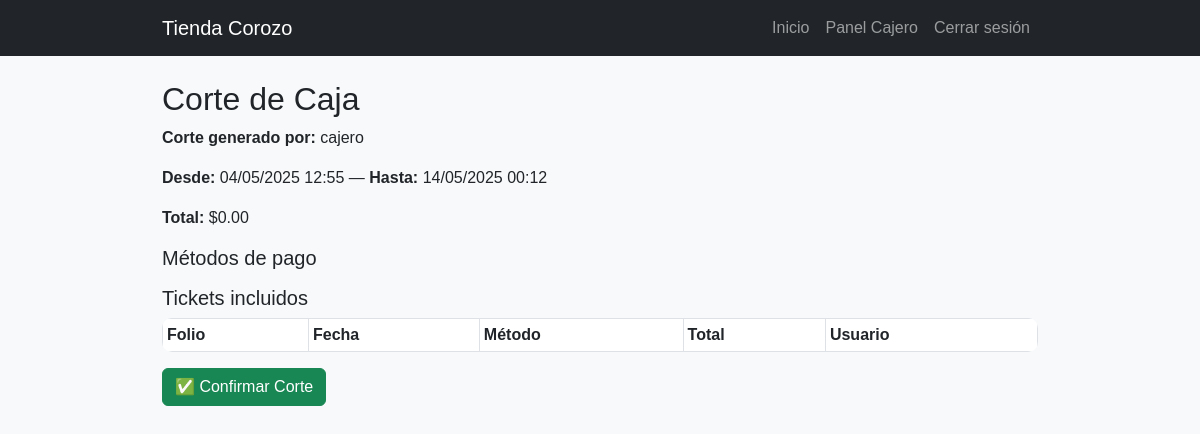
The page /corte-caja/ (signed in) on the database as committed earlier.
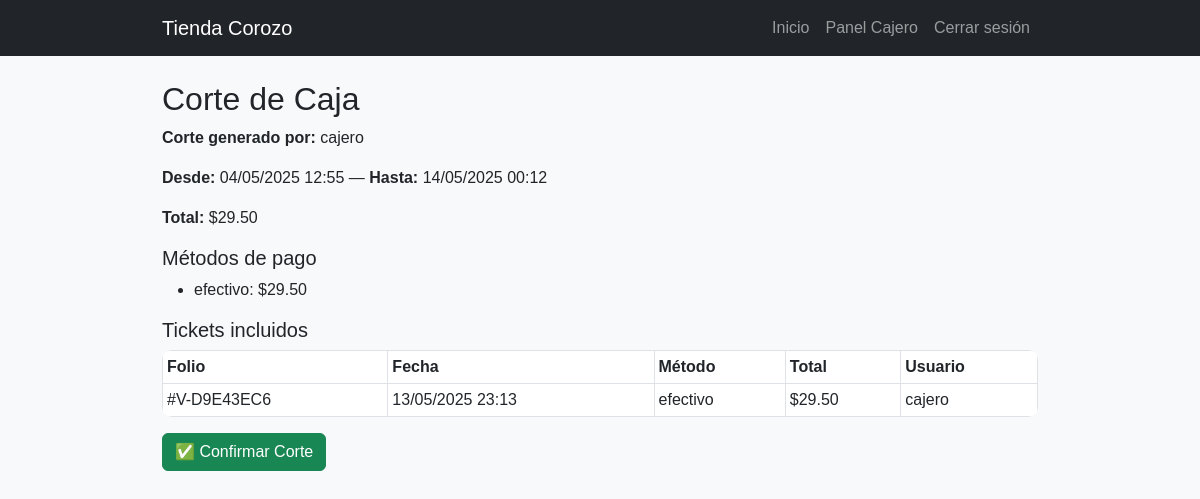
The same page on the database as committed later.
### tasks/models.py (models this page shows, shortened)
class Venta(models.Model):
    folio = models.CharField(primary_key=True, max_length=20, editable=False, unique=True)
    fecha = models.DateTimeField(auto_now_add=True)
    total = models.DecimalField(max_digits=10, decimal_places=2)
    usuario = models.ForeignKey(User, on_delete=models.CASCADE)
    metodo_pago = models.CharField(max_length=20)
    descuento = models.DecimalField(max_digits=8, decimal_places=2, default=0)
    autorizado_por = models.ForeignKey(User, null=True, blank=True, on_delete=models.SET_NULL, related_name='autorizaciones')  # 👤 gerente que autoriza

### tasks/decorators.py (the view)
        @login_required
        def _wrapped_view(request, *args, **kwargs):
            try:
                usuario = Usuario.objects.get(user=request.user)
                if usuario.rol.nombre_rol in lista_roles or request.user.is_superuser:
                    return view_func(request, *args, **kwargs)
            except Usuario.DoesNotExist:
                pass
            return redirect('no_autorizado')

### tasks/context_processors.py (called while the page is built)
def rol_usuario(request):
    if request.user.is_authenticated:
        try:
            return {'user_rol': request.user.usuario.rol.nombre_rol}
        except:
            return {'user_rol': None}
    return {'user_rol': None}

### tasks/templates/corte_caja.html (shortened to what this page needs)
{% extends 'base.html' %}
{% block content %}
<h2>Corte de Caja</h2>
<p><strong>Corte generado por:</strong> {{ request.user.username }}</p>
<p><strong>Desde:</strong> {{ fecha_inicio|date:"d/m/Y H:i" }} — <strong>Hasta:</strong> {{ fecha_fin|date:"d/m/Y H:i" }}</p>
<p><strong>Total:</strong> ${{ total_ventas|floatformat:2 }}</p>
<h5>Métodos de pago</h5>
<ul>
  {% for m in total_por_metodo %}
    <li>{{ m.metodo_pago }}: ${{ m.total|floatformat:2 }}</li>
  {% endfor %}
</ul>
<h5>Tickets incluidos</h5>
<table class="table table-bordered table-sm">
  <thead>
    <tr>
      <th>Folio</th>
      <th>Fecha</th>
      <th>Método</th>
      <th>Total</th>
      <th>Usuario</th>
    </tr>
  </thead>
  <tbody>
    {% for venta in ventas_resumen %}
      <tr>
        <td>#{{ venta.folio }}</td>
        <td>{{ venta.fecha|date:"d/m/Y H:i" }}</td>
        <td>{{ venta.metodo_pago }}</td>
        <td>${{ venta.total }}</td>
        <td>{{ venta.usuario.username }}</td>
      </tr>
    {% endfor %}
  </tbody>
</table>
<form method="post">
  <button name="accion" value="guardar" class="btn btn-success">✅ Confirmar Corte</button>
</form>
{% endblock %}

Rows that differ between the two databases and show on the page:
added Venta: metodo_pago "efectivo", total "29.50", folio "V-D9E43EC6", fecha "13/05/2025 23:13", usuario.username "cajero"
Other text that changed with them:
{{ total_ventas|floatformat:2 }}: "0.00" → "29.50"
